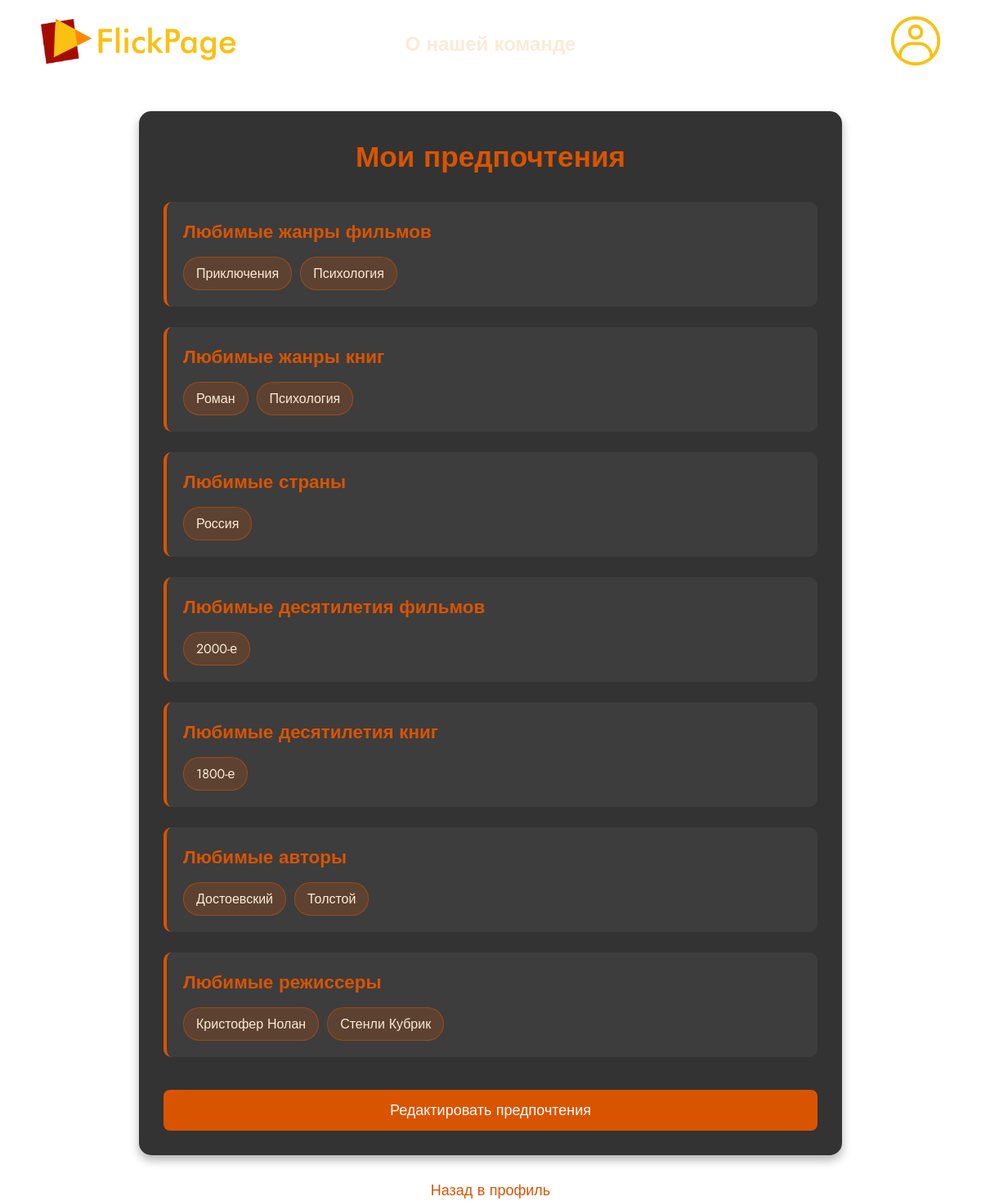
Before: /preferences/ (signed in) with the older database file.
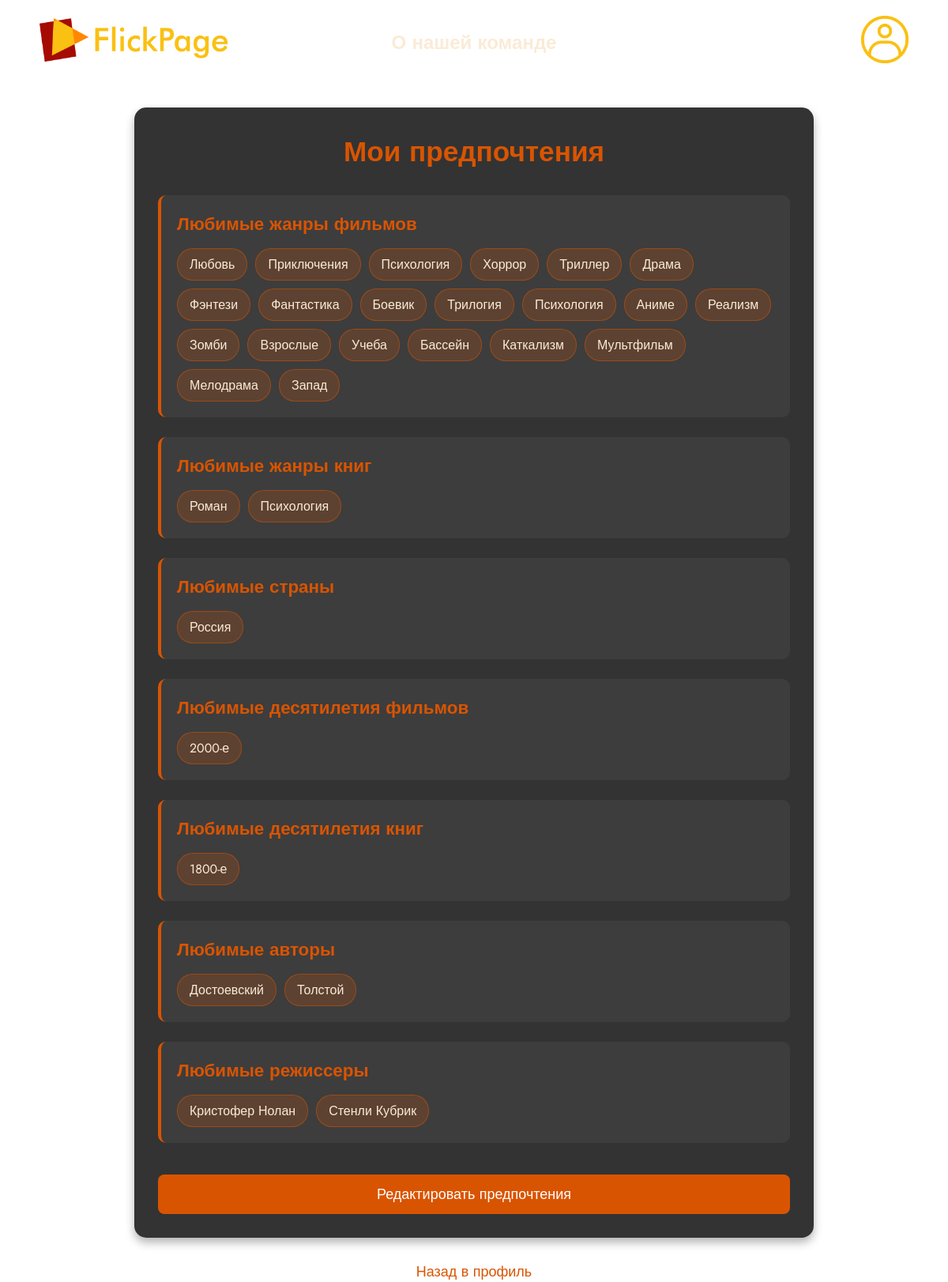
After: the same page with the newer database file.
### preferences/models.py (models this page shows, shortened)
class MovieGenre(models.Model):
    name = models.CharField(max_length=50)

class BookGenre(models.Model):
    name = models.CharField(max_length=50)

class Country(models.Model):
    name = models.CharField(max_length=50)

class Decade(models.Model):
    name = models.CharField(max_length=20)

class BookAuthor(models.Model):
    name = models.CharField(max_length=100)

class MovieDirector(models.Model):
    name = models.CharField(max_length=100)

### preferences/views.py (the view)
# urls.py: path('', views.view_preferences, name='view_preferences'),
@login_required(login_url='login')
def view_preferences(request):
    try:
        preference = Preference.objects.get(user=request.user)
    except Preference.DoesNotExist:
        preference = None
    return render(request, 'preferences/view_preferences.html', {'preference': preference})

### preferences/templates/preferences/view_preferences.html (shortened to what this page needs)
{% load static %}
<!DOCTYPE html>
<html lang="ru">
<head>
    <link rel="stylesheet" href="{% static 'users/css/main_page.css' %}">
    <link rel="stylesheet" href="{% static 'preferences/css/view_preferences.css' %}">
</head>
<body>
    <header class="shapka">
        <div class="logo_1">
            <a href="{% url 'search:browse' %}"><img src="{% static 'users/img/logo.png' %}" height="55" alt="Лого"></a>
        </div>
        <nav class="site-links">
            <a href="{% url 'about' %}">О нашей команде</a>
        </nav>
        <div class="profile_pic">
            <a href="{% url 'profile' %}"><img src="{% static 'users/img/pfp.png' %}" width="60" alt="Иконка профиля"></a>
        </div>
    </header>
    <main class="main">
        <div class="preferences-container">
            <h1 class="preferences-title">Мои предпочтения</h1>
            {% if preference %}
                <div class="preferences-section">
                    <h2 class="section-title">Любимые жанры фильмов</h2>
                    <ul class="preferences-list">
                        {% for genre in preference.favorite_movie_genres.all %}
                            <li>{{ genre.name }}</li>
                        {% empty %}
                            <li>Не указаны</li>
                        {% endfor %}
                    </ul>
                </div>
                <div class="preferences-section">
                    <h2 class="section-title">Любимые жанры книг</h2>
                    <ul class="preferences-list">
                        {% for genre in preference.favorite_book_genres.all %}
                            <li>{{ genre.name }}</li>
                        {% empty %}
                            <li>Не указаны</li>
                        {% endfor %}
                    </ul>
                </div>
                <div class="preferences-section">
                    <h2 class="section-title">Любимые страны</h2>
                    <ul class="preferences-list">
                        {% for country in preference.favorite_countries.all %}
                            <li>{{ country.name }}</li>
                        {% empty %}
                            <li>Не указаны</li>
                        {% endfor %}
                    </ul>
                </div>
                <div class="preferences-section">
                    <h2 class="section-title">Любимые десятилетия фильмов</h2>
                    <ul class="preferences-list">
                        {% for decade in preference.favorite_movie_decades.all %}
                            <li>{{ decade.name }}</li>
                        {% empty %}
                            <li>Не указаны</li>
                        {% endfor %}
                    </ul>
                </div>
                <div class="preferences-section">
                    <h2 class="section-title">Любимые десятилетия книг</h2>
                    <ul class="preferences-list">
                        {% for decade in preference.favorite_book_decades.all %}
                            <li>{{ decade.name }}</li>
                        {% empty %}
                            <li>Не указаны</li>
                        {% endfor %}
                    </ul>
                </div>
                <div class="preferences-section">
                    <h2 class="section-title">Любимые авторы</h2>
                    <ul class="preferences-list">
                        {% for author in preference.favorite_book_authors.all %}
                            <li>{{ author.name }}</li>
                        {% empty %}
                            <li>Не указаны</li>
                        {% endfor %}
                    </ul>
                </div>
                <div class="preferences-section">
                    <h2 class="section-title">Любимые режиссеры</h2>
                    <ul class="preferences-list">
                        {% for director in preference.favorite_movie_directors.all %}
                            <li>{{ director.name }}</li>
                        {% empty %}
                            <li>Не указаны</li>
                        {% endfor %}
                    </ul>
                </div>
                <a href="{% url 'edit_preferences' %}" class="edit-link">Редактировать предпочтения</a>
            {% else %}
                <p class="no-preferences">Предпочтения ещё не указаны. <a href="{% url 'edit_preferences' %}">Заполнить сейчас</a></p>
                <div class="back-link">
                    <a href="{% url 'profile' %}">Назад в профиль</a>
                </div>
            {% endif %}
        </div>
        <div class="back-link">
            <a href="{% url 'profile' %}">Назад в профиль</a>
        </div>
    </main>
</body>
</html>

### users/static/users/css/main_page.css (style rules this page uses)
* { margin: 0; padding: 0; border: none; color: antiquewhite; font-family: "Jost", sans-serif; font-optical-sizing: auto; font-style: normal; }
body { background-image: url("img/profile_fon.webp"); background-size: cover; background-position: center; background-attachment: fixed; }
.shapka { display: flex; justify-content: space-between; align-items: center; padding: 20px 50px; }
.logo_1 { flex: 1; display: flex; align-items: center; justify-content: flex-start; }
.site-links { flex: 1; display: flex; justify-content: center; align-items: center; font-size: 24px; gap: 20px; }
.site-links a { text-decoration: none; color: antiquewhite; font-weight: bold; }
.profile_pic { flex: 1; display: flex; justify-content: flex-end; align-items: center; }

### preferences/static/preferences/css/view_preferences.css (style rules this page uses)
.preferences-container { max-width: 800px; margin: 30px auto; background: rgba(0, 0, 0, 0.8); padding: 30px; border-radius: 15px; box-shadow: 0 6px 12px rgba(0, 0, 0, 0.3); color: #f0f0f0; }
.preferences-title { text-align: center; color: #d95401; font-family: 'Jost', sans-serif; margin-bottom: 30px; font-size: 2.2em; }
.preferences-section { margin-bottom: 25px; padding: 20px; background: rgba(255, 255, 255, 0.05); border-radius: 10px; border-left: 4px solid #d95401; }
.section-title { color: #d95401; font-family: 'Jost', sans-serif; margin-bottom: 15px; font-size: 1.4em; }
.preferences-list { list-style-type: none; padding: 0; display: flex; flex-wrap: wrap; gap: 10px; }
.preferences-list li { background: rgba(217, 84, 1, 0.2); padding: 8px 15px; border-radius: 20px; border: 1px solid rgba(217, 84, 1, 0.5); transition: all 0.3s; }
.edit-link { display: block; text-align: center; margin-top: 40px; padding: 12px 0; background-color: #d95401; color: white; text-decoration: none; border-radius: 8px; font-size: 18px; transition: all 0.3s; font-family: 'Jost', sans-serif; }
.back-link { text-align: center; margin-top: 30px; }
.back-link a { color: #d95401; text-decoration: none; font-size: 18px; transition: color 0.3s; }

Changed rows visible on the page:
now on this page (row unchanged): MovieGenre: name "Любовь"
added MovieGenre: name "Хоррор"
added MovieGenre: name "Триллер"
added MovieGenre: name "Драма"
added MovieGenre: name "Фэнтези"
added MovieGenre: name "Фантастика"
added MovieGenre: name "Боевик"
added MovieGenre: name "Трилогия"
added MovieGenre: name "Психология"
added MovieGenre: name "Аниме"
added MovieGenre: name "Реализм"
added MovieGenre: name "Зомби"
added MovieGenre: name "Взрослые"
added MovieGenre: name "Учеба"
added MovieGenre: name "Бассейн"
added MovieGenre: name "Каткализм"
added MovieGenre: name "Мультфильм"
added MovieGenre: name "Мелодрама"
added MovieGenre: name "Запад"
